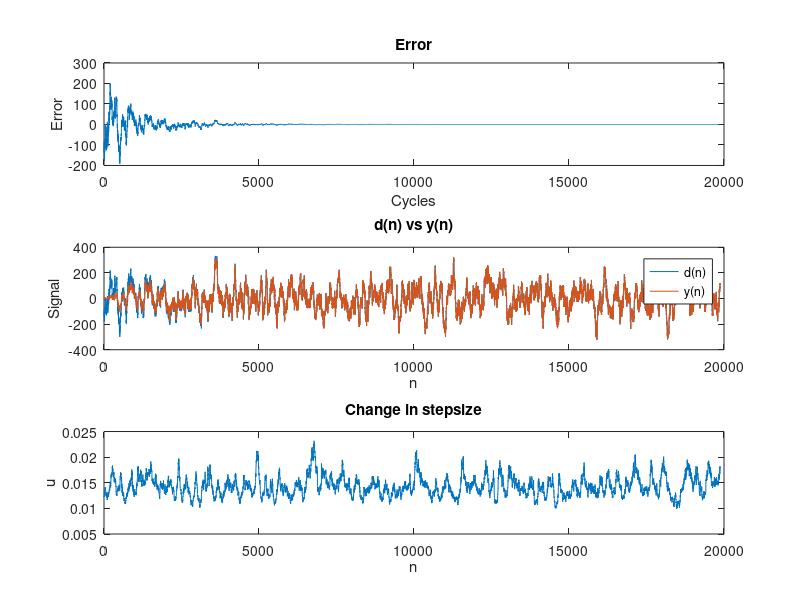
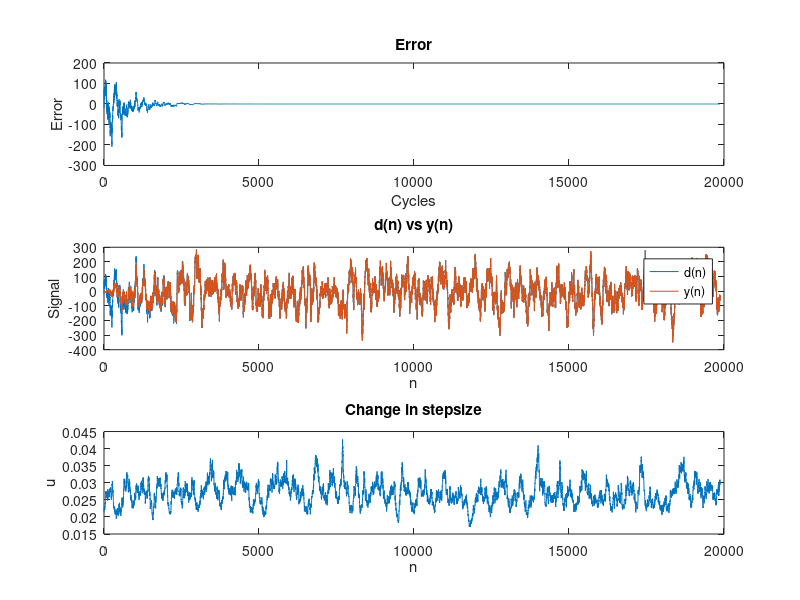
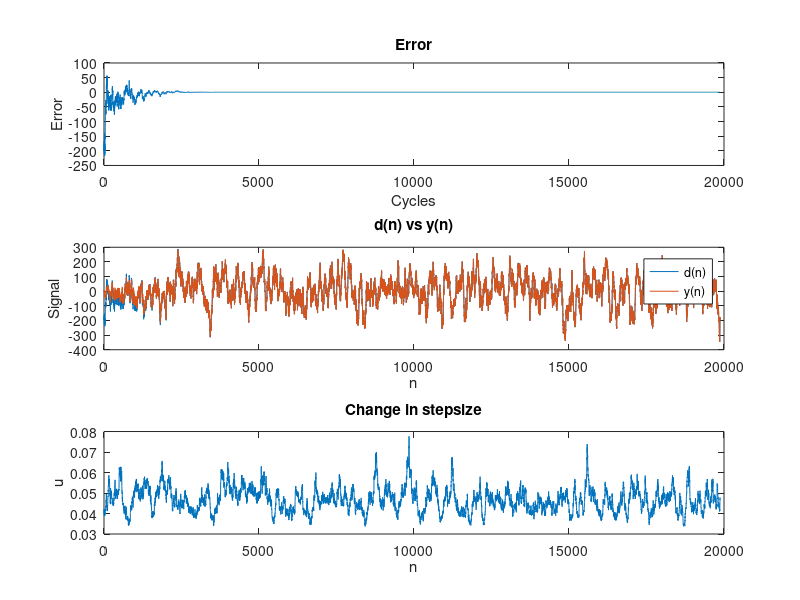
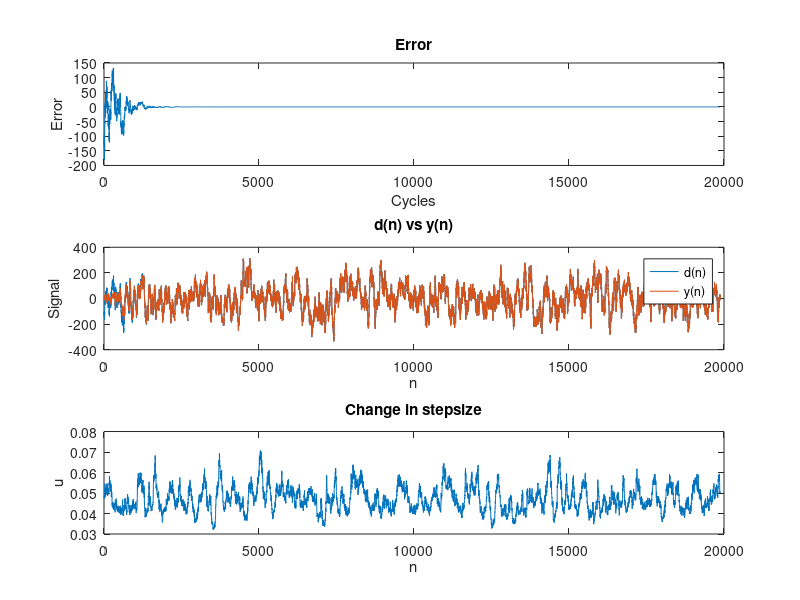

Here is the MATLAB script that generated these plots, in order:

u= [0.1 0.2 0.3 0.4 0.5 1]; %for different step sizes

for j = 1:length(u)      
    M=128;      %number of filter weights

    %generating a random signal for noise
    N=20000; 
    x=randn(N,1);
    x=x/max(x); 
    
    uOG = u(j);  %selecting step size

    %defining a transfer function for the acoustic path taken by the
    %noise
    P=0.5*[0:127]; 
    d=conv(P,x); 

    %initializing adaptive filter wights, filter output and error
    W=zeros(M,1);  
    y=zeros(N,1);
    e=zeros(N,1);


    x=x(:);
    d=d(:);

    %lms algorithm for adaptive filter weights
    for n=M:N
        xvec=x(n:-1:n-M+1); 
        u(n) = uOG /(xvec'*xvec);
        y(n)=W'*xvec;
        e(n)=d(n)-y(n); 
        W=W+u(n)*xvec*(e(n));
    end

    %for generating plots
    figure;
    subplot(3,1,1)
    plot(e(M:N));
    title('Error');
    ylabel('Error');
    xlabel('Cycles');
    subplot(3,1,2)
    plot(d(M:N));
    xlabel('n');
    ylabel('Signal');
    title('d(n) vs y(n)');
    hold on
    plot(y(M:N));
    legend('d(n)','y(n)')
    subplot(3,1,3)
    plot(u(M:N));
    xlabel('n');
    ylabel('u');
    title('Change in stepsize');
end



